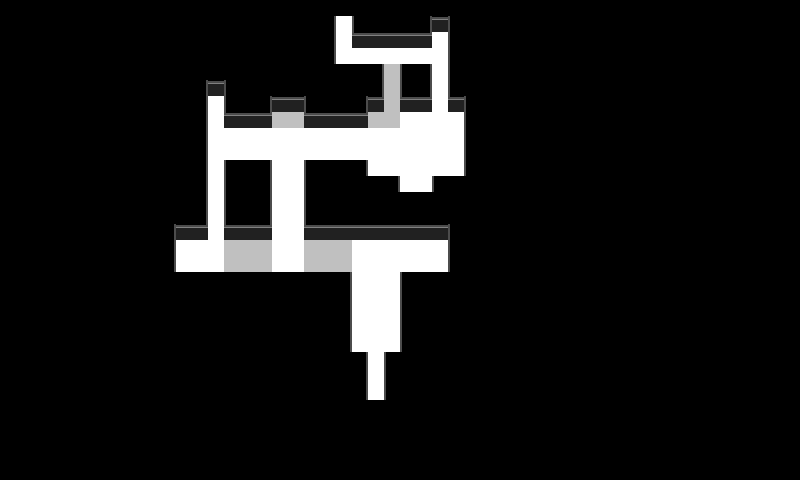

Tiled map render using the project's own tile images. Description and the map definition, with tile-layer contents summarised, below:
An orthogonal 50x30 tile map with 16x16 px tiles, 1 tile layer (Tile Layer 1), 2 tilesets and 11 objects.

<map version="1.0" orientation="orthogonal" renderorder="right-down" width="50" height="30" tilewidth="16" tileheight="16" nextobjectid="12">
 <tileset firstgid="1" name="Tileset" tilewidth="16" tileheight="16" tilecount="64">
  <image source="Tileset.png" width="128" height="128" />
 </tileset>
 <tileset firstgid="65" name="ObjSet" tilewidth="16" tileheight="16" tilecount="6">
  <image source="ObjSet.png" width="96" height="16" />
 </tileset>
 <layer name="Tile Layer 1" width="50" height="30">
  <data>[1500 cells, 1500 non-empty, 8 distinct tile ids]</data>
 </layer>
 <objectgroup name="Object Layer 1">
  <object id="1" gid="68" x="272" y="176" width="16" height="16">
   <properties>
    <property name="size" value="16" />
    <property name="sound" value="GlassBreak.mp3" />
    <property name="sprite" value="Bottle.png" />
    <property name="type" value="Clue" />
   </properties>
  </object>
  <object id="2" gid="68" x="288" y="224" width="16" height="16">
   <properties>
    <property name="size" value="16" />
    <property name="sound" value="GlassBreak.mp3" />
    <property name="sprite" value="Bottle.png" />
    <property name="type" value="Clue" />
   </properties>
  </object>
  <object id="3" gid="68" x="384" y="176" width="16" height="16">
   <properties>
    <property name="size" value="16" />
    <property name="sound" value="GlassBreak.mp3" />
    <property name="sprite" value="Bottle.png" />
    <property name="type" value="Clue" />
   </properties>
  </object>
  <object id="4" gid="65" x="336" y="256" width="16" height="16">
   <properties>
    <property name="distance" value="200" />
    <property name="horizontal" value="true" />
    <property name="sprite" value="Enemy.png" />
    <property name="type" value="Enemy" />
   </properties>
  </object>
  <object id="5" gid="65" x="400" y="128" width="16" height="16">
   <properties>
    <property name="distance" value="32" />
    <property name="horizontal" value="true" />
    <property name="sprite" value="Enemy.png" />
    <property name="type" value="Enemy" />
   </properties>
  </object>
  <object id="6" gid="65" x="272" y="128" width="16" height="16">
   <properties>
    <property name="distance" value="100" />
    <property name="horizontal" value="false" />
    <property name="sprite" value="Enemy.png" />
    <property name="type" value="Enemy" />
   </properties>
  </object>
  <object id="7" gid="65" x="288" y="256" width="16" height="16">
   <properties>
    <property name="distance" value="100" />
    <property name="horizontal" value="false" />
    <property name="sprite" value="Enemy.png" />
    <property name="type" value="Enemy" />
   </properties>
  </object>
  <object id="8" gid="65" x="240" y="128" width="16" height="16">
   <properties>
    <property name="distance" value="40" />
    <property name="horizontal" value="true" />
    <property name="sprite" value="Enemy.png" />
    <property name="type" value="Enemy" />
   </properties>
  </object>
  <object id="9" gid="67" x="368" y="368" width="16" height="16">
   <properties>
    <property name="type" value="Start" />
   </properties>
  </object>
  <object id="10" gid="67" x="336" y="48" width="16" height="16">
   <properties>
    <property name="type" value="Goal" />
   </properties>
  </object>
  <object id="11" gid="70" x="400" y="176" width="16" height="16">
   <properties>
    <property name="type" value="Sandwich" />
   </properties>
  </object>
 </objectgroup>
</map>
